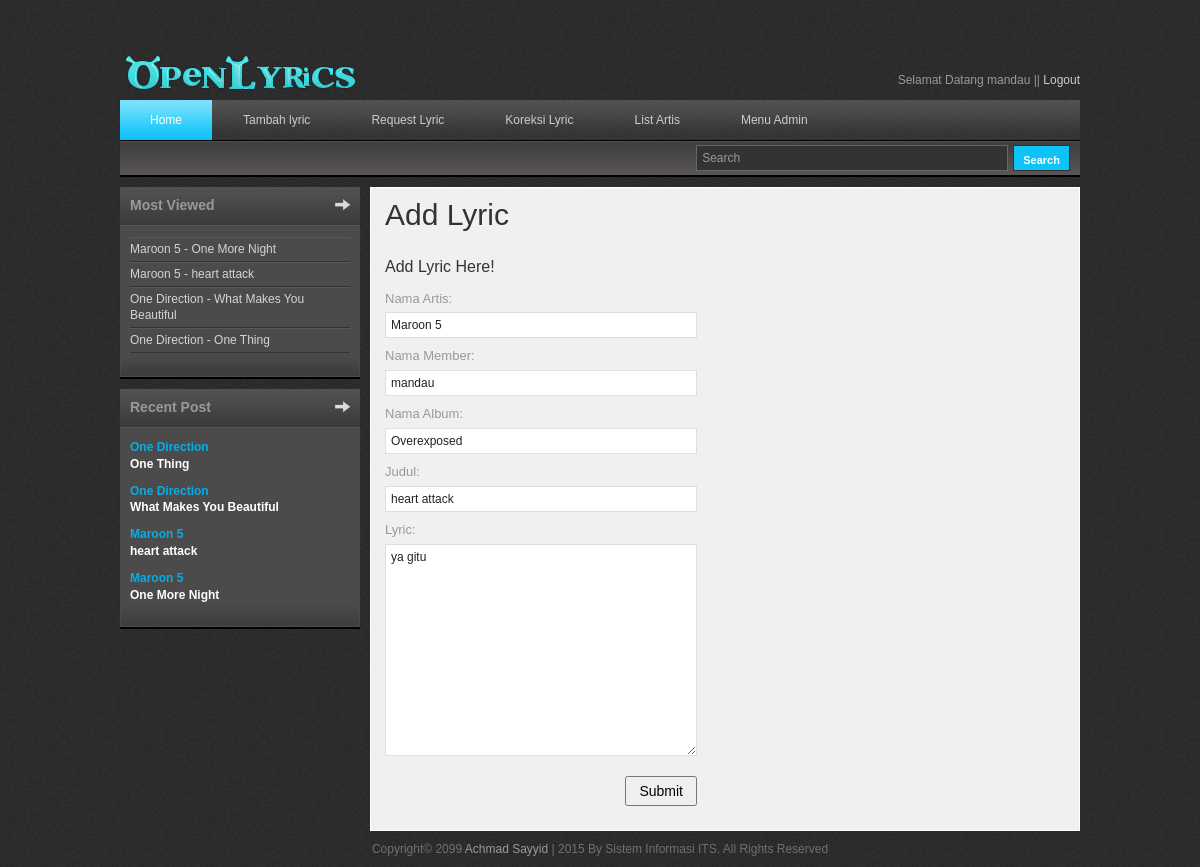
The page /edit_lyric.php?id=4 (signed in) on the database its author committed.
### tables this page shows
CREATE TABLE IF NOT EXISTS `member` (
  `id_member` int(3) NOT NULL AUTO_INCREMENT,
  `username` varchar(20) NOT NULL,
  `password` varchar(50) NOT NULL,
  `email` varchar(35) NOT NULL,
  `tanggal` datetime NOT NULL,
  PRIMARY KEY (`id_member`)
);

CREATE TABLE IF NOT EXISTS `lyric` (
  `id_lyric` int(3) NOT NULL AUTO_INCREMENT,
  `id_artis` int(3) NOT NULL,
  `id_member` int(3) NOT NULL,
  `id_album` int(3) NOT NULL,
  `judul` varchar(30) NOT NULL,
  `lyric` text NOT NULL,
  `album` varchar(20) NOT NULL,
  `views` int(5) NOT NULL,
  `tanggal` datetime NOT NULL,
  PRIMARY KEY (`id_lyric`)
);

CREATE TABLE IF NOT EXISTS `artis` (
  `id_artis` int(3) NOT NULL AUTO_INCREMENT,
  `nama` varchar(35) NOT NULL,
  `tahun` year(4) NOT NULL,
  `tempat_lahir` varchar(30) NOT NULL,
  `genre` varchar(20) NOT NULL,
  PRIMARY KEY (`id_artis`)
);

CREATE TABLE IF NOT EXISTS `album` (
  `id_album` int(3) NOT NULL AUTO_INCREMENT,
  `id_artis` int(3) NOT NULL,
  `nama` varchar(35) NOT NULL,
  `tahun` year(4) NOT NULL,
  PRIMARY KEY (`id_album`)
);

### edit_lyric.php (the view, shortened to what this page needs)
<?php
if(isset($_SESSION['id_member'])){
    $id = $_SESSION['id_member'];
}
include "conf.php";
$id_lyric = $_GET['id'];
?>
<!DOCTYPE html PUBLIC "-//W3C//DTD XHTML 1.0 Transitional//EN" "http://www.w3.org/TR/xhtml1/DTD/xhtml1-transitional.dtd">
<html xmlns="http://www.w3.org/1999/xhtml">
<head>
<link href="css/templatemo_style.css" rel="stylesheet" type="text/css" />
<link rel="stylesheet" type="text/css" href="css/ddsmoothmenu.css" />
<link rel="stylesheet" type="text/css" media="all" href="css/jquery.dualSlider.0.2.css" />
</head>
<body>
<div id="templatemo_wrapper">
    <div id="templatemo_header">
        <div id="site_title">
            <h1><a href="index.php">Open Lyrics</a></h1>
        </div>
        <br/>
        <?php
        $query="SELECT * FROM member WHERE id_member='$id'";
        $hasil = mysql_query($query, $koneksi);
        $record = mysql_fetch_array($hasil);
        ?>
        <div id="header_right">
      <div id="loginContainer"> <span>Selamat Datang
        <?php echo $record['username'] ?>
        || </span> <span><a href="proses/logout.php">Logout</a>
      </div>
        </div>
    </div>
    <div id="templatemo_menu">
        <div id="top_nav" class="ddsmoothmenu">
            <ul>
        <li><a href="index.php" class="selected">Home</a></li>
        <li><a href="add_lyric.php">Tambah lyric</a></li>
        <li><a href="req_lyric.php">Request Lyric</a></li>
        <li><a href="corect_lyric.php">Koreksi Lyric</a></li>
        <li><a href="artis.php">List Artis</a></li>
                <?php if ($id == 1) {  ?>
        <li><a href="#">Menu Admin</a>
        </li>
                <?php }  ?>
            </ul>
            <br style="clear: left" />
        </div>
        <div id="menu_second_bar">
            <div id="templatemo_search">
                <form action="search.php" method="POST">
                  <input type="text" value="Search" name="keyword" onfocus="clearText(this)" onblur="clearText(this)" class="txt_field" />
                  <input type="submit" name="Search" value=" Search " class="sub_btn"  />
                </form>
            </div>
        </div>
    </div>
    <div id="templatemo_main">
   		<div id="sidebar" class="float_l">
      <div class="sidebar_box"><span class="bottom"></span>
        <h3>Most Viewed</h3>
        <div class="content">
          <ul class="sidebar_list">
            <?php
                        $sql = "SELECT * FROM lyric ORDER by views DESC LIMIT 15";
                        $hasil=mysql_query($sql,$koneksi);
                        while($rows = mysql_fetch_array($hasil)){
                        $singer = mysql_fetch_array(mysql_query("SELECT nama FROM artis WHERE id_artis='".$rows['id_artis']."'"));
                        ?>
            <li><a href="view.php?id=<?php echo $rows['id_lyric'] ?>">
              <?php echo $singer['nama'] ." - ". $rows['judul'] ?>
              </a></li>
            <?php } ?>
          </ul>
        </div>
      </div>
      <div class="sidebar_box"><span class="bottom"></span>
        <h3>Recent Post</h3>
        <div class="content">
          <div class="bs_box">
            <?php
                        $sql = "SELECT * FROM lyric ORDER by tanggal DESC LIMIT 5";
                        $hasil=mysql_query($sql,$koneksi);
                        while($rows = mysql_fetch_array($hasil)){
                        $singer = mysql_fetch_array(mysql_query("SELECT nama FROM artis WHERE id_artis='".$rows['id_artis']."'"));
                        ?>
            <h4><a href="view.php?id=<?php echo $rows['id_lyric'] ?>">
              <?php echo $singer['nama'] ?>
            </h4>
            <p class="price">
              <?php echo $rows['judul'] ?>
            </p></a>
            <?php } ?>
          </div>
        </div>
      </div>
        </div>
        <div id="content" class="float_r">
            <h1>Add Lyric</h1>
				<h4>Add Lyric Here!</h4>
                <div id="contact_form">
                   <form method="post" name="contact" action="proses/edit.php">
                        <?php
                        $lyric = mysql_fetch_array(mysql_query("SELECT * FROM lyric WHERE id_lyric=$id_lyric"));
                        $singer = mysql_fetch_array(mysql_query("SELECT nama FROM artis WHERE id_artis=".$lyric['id_artis']));
                        $user = mysql_fetch_array(mysql_query("SELECT username FROM member WHERE id_member=".$lyric['id_member']));
                        $album = mysql_fetch_array(mysql_query("SELECT nama FROM album WHERE id_album=".$lyric['id_album']));
                        ?>
                        <label for="subject">Nama Artis:</label> <input type="text" name="nama_artis" value="<?php echo $singer['nama'] ?>" readonly="readonly" class="input_field" />
                        <div class="cleaner h10"></div>
						<label for="subject">Nama Member:</label> <input type="text" name="nama_member" value="<?php echo $user['username'] ?>" readonly="readonly" class="input_field" />
						<div class="cleaner h10"></div>
                        <label for="subject">Nama Album:</label> <input type="text" name="nama_album" value="<?php echo $album['nama'] ?>" readonly="readonly" class="input_field" />
                        <div class="cleaner h10"></div>
                        <label for="subject">Judul:</label> <input type="text" name="judul" value="<?php echo $lyric['judul'] ?>" readonly="readonly" class="input_field" />
                        <div class="cleaner h10"></div>
                        <label for="text">Lyric:</label> <textarea id="text" name="lyric" rows="0" cols="0" class="required"><?php echo $lyric['lyric'] ?></textarea>
                        <div class="cleaner h10"></div>
						<input type="submit" value="Submit" name="submit" class="submit_btn float_r" />
            	</form>
                </div>
            </div>
    </div>
    <div id="templatemo_footer">
Copyright© 2099 <a href="https://www.facebook.com/prastyo.adi.108">Achmad Sayyid</a> | 2015 By Sistem Informasi ITS. All Rights Reserved
    </div>
</div>
</body>
</html>

### css/templatemo_style.css (style rules this page uses)
body { margin: 0; padding: 0; color: #999; font-family: Tahoma, Geneva, sans-serif; font-size: 12px; line-height: 1.4em; background-color: #2e2e2e; background-repeat: repeat; background-image: url(../images/templatemo_body.jpg) }
a, a:link, a:visited { color: #08aee3; font-weight: normal; text-decoration: none; }
p { margin: 0 0 10px 0; padding: 0; }
h1, h2, h3, h4, h5, h6 { color: #333; font-weight: normal; }
h1 { font-size: 30px; margin: 0 0 30px; padding: 5px 0; }
h3 { font-size: 20px; margin: 0 0 20px; padding: 0; }
h4 { font-size: 16px; margin: 0 0 15px; padding: 0; }
.cleaner { clear: both }
.h10 { height: 10px }
.float_l { float: left }
.float_r { float: right }
#templatemo_wrapper { width: 960px; margin: 0 auto; padding: 0 10px 10px; }
#templatemo_header { width: 100%; padding: 50px 0 10px; }
#templatemo_menu { width: 100%; height: 77px; margin-bottom: 10px; background: url(../images/templatemo_menu.jpg) repeat-x }
#templatemo_main { width: 100%; margin-bottom: 10px; }
#content { width: 680px; background: #f0f0f0; border: 1px solid #fff; padding: 14px; }
#sidebar { width: 240px }
#templatemo_footer { text-align: center; }
#site_title { float: left; widht: 100% height: 100% }
#site_title h1 { margin: 0; padding: 0; }
#site_title h1 a { display: block; width: 250px; height: 40px; font-size: 12px; text-indent: -10000px; color: #999; text-align: left; background: url(../images/templatemo_logo.png) no-repeat top left; }
#header_right { float: right; margin-top: 5px; }
#header_right a { color: #ccc; }
#menu_second_bar { padding: 5px 10px; }
#templatemo_search { float: right; }
#templatemo_search form { margin: 0; padding: 0; }
#templatemo_search .txt_field { float: left; display: block; margin-right: 5px; height: 24px; line-height: 24px; width: 300px; color: #999; font-size: 12px; padding: 0 5px; font-variant: normal; border: 1px solid #666; background: #333; }
#templatemo_search .sub_btn { float: right; display: block; color: #fff; height: 26px; font-size: 11px; font-weight: 700; line-height: 26px; cursor: pointer; border: 1px solid #333; background: #0ec4f7; }
.sidebar_box { position: relative; background: #4c4a4a; margin-bottom: 36px; }
.sidebar_box h3 { font-size: 14px; font-weight: 700; padding: 10px; width: 220px; height: 20px; margin-bottom: 0; background: url(../images/templatemo_sidebar_header.jpg) no-repeat; color: #999 }
.sidebar_box span.bottom { position: absolute; bottom: -26px; left: 0; width: 240px; height: 26px; background: url(../images/templatemo_sidebar_bottom.jpg) }
#sidebar .sidebar_box .content { padding: 10px 10px 0; }
#sidebar .sidebar_list { margin: 0; padding: 0; list-style: none; }
#sidebar .sidebar_list li { display: block; margin: 0; padding: 3px 0; border-top: 1px solid #595858; border-bottom: 1px solid #343434; }
#sidebar .sidebar_list li a { color: #d6d3d3; }
.bs_box { clear: both; margin-bottom: 20px }
.bs_box h4 { margin-bottom: 0 }
.bs_box h4 a { font-size: 12px; color: #08aee3; font-weight: 700 }
.bs_box .price { font-size: 12px; font-weight: 700; color: #fff }
#contact_form { padding: 0; width: 312px; margin-bottom: 40px; }
#contact_form form { margin: 0px; padding: 0px; }
#contact_form form .input_field { width: 300px; padding: 5px; color: #222; background: #fff; border: 1px solid #dedede; font-size: 12px; font-family: Tahoma, Geneva, sans-serif; margin-top: 5px; }
#contact_form form label { display: block; width: 100px; margin-right: 12px; font-size: 13px; }
#contact_form form textarea { width: 300px; height: 200px; padding: 5px; color: #222; background: #fff; border: 1px solid #dedede; font-size: 12px; font-family: Tahoma, Geneva, sans-serif; margin-top: 5px; }
#contact_form form .submit_btn { padding: 5px 12px; font-size:14px; margin: 10px 0px; }
#templatemo_footer { color: #707070; }
#templatemo_footer a { color: #999; }
#loginContainer { position:relative; float:right; font-size:12px; }

### css/ddsmoothmenu.css (style rules this page uses)
.ddsmoothmenu ul { z-index:100; margin: 0; padding: 0; list-style-type: none; }
.ddsmoothmenu ul li { position: relative; display: inline; float: left; }
.ddsmoothmenu ul li a { display: block; padding: 0 30px; height: 40px; line-height: 40px; margin-right: 1px; font-size: 12px; color: #ccc; text-decoration: none; outline: none; text-align: center; background: url(images/templatemo_menu_divider.png) right center no-repeat }
.ddsmoothmenu ul li a.selected, .ddsmoothmenu ul li a:hover { color: #fff; background: url(../images/templatemo_menu_hover.jpg) repeat-x }

### rows shown on the page
member: username "mandau", nama_member "mandau"
lyric: id_artis.nama "Maroon 5", judul "One More Night"
lyric: id_artis.nama "Maroon 5", judul "heart attack", lyric "ya gitu"
lyric: id_artis.nama "One Direction", judul "What Makes You Beautiful"
lyric: id_artis.nama "One Direction", judul "One Thing"
artis: nama_artis "Maroon 5"
album: nama_album "Overexposed"
